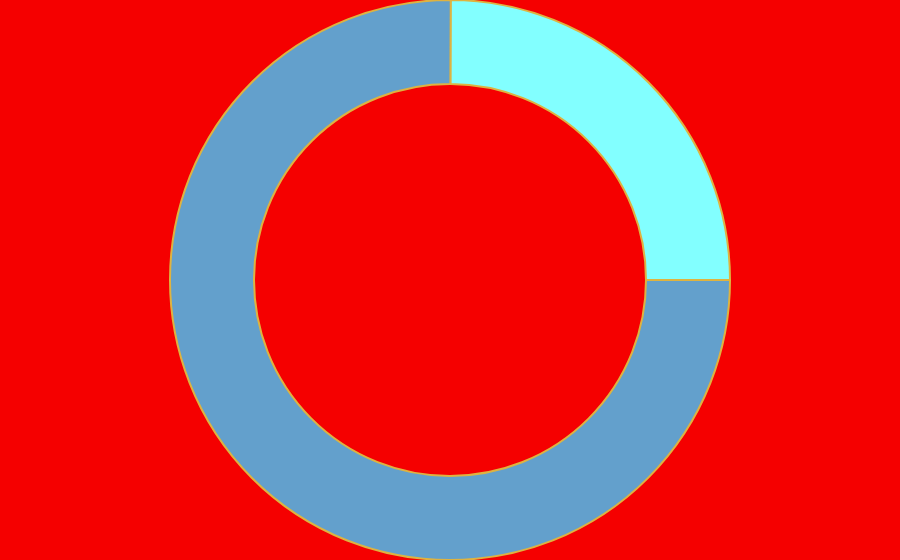

Write notebook code for a chart like this one.
### Code cell
colors = ['#63A0CC', '#82FFFF']
fig = go.Figure(
      data = [
            go.Pie(
                  labels=['',''],
                  values= [income_budget_percentage,remaining_income_budget_percentage],
                  marker=dict(
                        colors = colors,
                        line = dict(color = '#DEB340',width=2)
                  
                  ),
                  hoverinfo='skip',
                  textinfo='text',
                  hole= 0.7,
                  rotation=90
            )
      ],
      layout= go.Layout(
            plot_bgcolor = 'rgba(20,0,0,0)',
            paper_bgcolor = 'rgba(245,0,0,255)',
            margin= dict(t=0,b=0,r=0,l=0),
            showlegend=False,
            title= dict(
                  text ='',
                  y = 0.99,
                  x = 0.5,
                  xanchor = 'center',
                  yanchor = 'top',
                  
            ),
            titlefont= dict(
                  color = 'white',
                  size = 15
            )      
      )
            
)
pio.show(fig)

### Figure 1 — Plotly figure (JSON) as saved in the notebook; plotly's stock layout.template omitted (floating-point values rounded to 4 significant figures)
{"data": [{"hole": 0.7, "hoverinfo": "skip", "labels": ["", ""], "marker": {"colors": ["#63A0CC", "#82FFFF"], "line": {"color": "#DEB340", "width": 2}}, "rotation": 90, "textinfo": "text", "type": "pie", "values": [75.05, 24.95]}], "layout": {"margin": {"b": 0, "l": 0, "r": 0, "t": 0}, "paper_bgcolor": "rgba(245,0,0,255)", "plot_bgcolor": "rgba(20,0,0,0)", "showlegend": false, "title": {"font": {"color": "white", "size": 15}, "text": "", "x": 0.5, "xanchor": "center", "y": 0.99, "yanchor": "top"}}}
